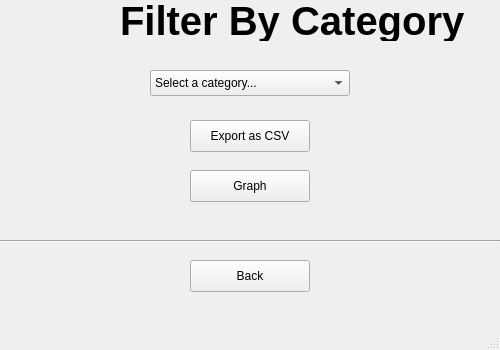
<?xml version="1.0" encoding="UTF-8"?>
<ui version="4.0">
 <class>MainWindow</class>
 <widget class="QMainWindow" name="MainWindow">
  <property name="geometry">
   <rect>
    <x>0</x>
    <y>0</y>
    <width>500</width>
    <height>350</height>
   </rect>
  </property>
  <property name="windowTitle">
   <string>Filter By Category</string>
  </property>
  <widget class="QWidget" name="centralwidget">
   <widget class="QPushButton" name="btnBack">
    <property name="geometry">
     <rect>
      <x>190</x>
      <y>260</y>
      <width>120</width>
      <height>32</height>
     </rect>
    </property>
    <property name="text">
     <string>Back</string>
    </property>
   </widget>
   <widget class="QComboBox" name="cmbCategories">
    <property name="geometry">
     <rect>
      <x>150</x>
      <y>70</y>
      <width>200</width>
      <height>26</height>
     </rect>
    </property>
    <item>
     <property name="text">
      <string>Select a category...</string>
     </property>
    </item>
   </widget>
   <widget class="QLabel" name="lblTitle">
    <property name="geometry">
     <rect>
      <x>120</x>
      <y>0</y>
      <width>391</width>
      <height>41</height>
     </rect>
    </property>
    <property name="font">
     <font>
      <pointsize>30</pointsize>
      <weight>75</weight>
      <bold>true</bold>
     </font>
    </property>
    <property name="text">
     <string>Filter By Category</string>
    </property>
   </widget>
   <widget class="QPushButton" name="btnExport">
    <property name="geometry">
     <rect>
      <x>190</x>
      <y>120</y>
      <width>120</width>
      <height>32</height>
     </rect>
    </property>
    <property name="text">
     <string>Export as CSV</string>
    </property>
   </widget>
   <widget class="Line" name="line">
    <property name="geometry">
     <rect>
      <x>0</x>
      <y>240</y>
      <width>500</width>
      <height>3</height>
     </rect>
    </property>
    <property name="orientation">
     <enum>Qt::Horizontal</enum>
    </property>
   </widget>
   <widget class="QPushButton" name="btnGraph">
    <property name="geometry">
     <rect>
      <x>190</x>
      <y>170</y>
      <width>120</width>
      <height>32</height>
     </rect>
    </property>
    <property name="text">
     <string>Graph</string>
    </property>
   </widget>
  </widget>
  <widget class="QMenuBar" name="menubar">
   <property name="geometry">
    <rect>
     <x>0</x>
     <y>0</y>
     <width>500</width>
     <height>22</height>
    </rect>
   </property>
  </widget>
  <widget class="QStatusBar" name="statusbar"/>
 </widget>
 <resources/>
 <connections/>
</ui>
